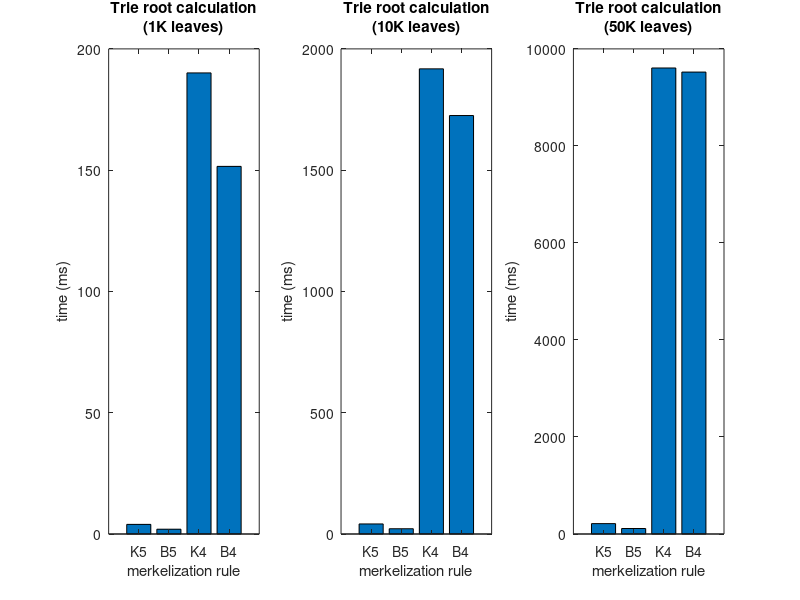

Write the MATLAB code that produced this figure.
bench = [
  3966765,    41485660,  214235725;
  1976895,    21721240,  113402410;
190096322,  1917772464, 9606306400;
151562506,  1725273788, 9522075917]

subplot(1,3,1)
bar(bench(:,1)/1000000)
title("Trie root calculation\n(1K leaves)")
ylabel("time (ms)")
xlabel("merkelization rule")
set(gca, "xticklabel", ["K5"; "B5"; "K4"; "B4"])

subplot(1,3,2)
bar(bench(:,2)/1000000)
title("Trie root calculation\n(10K leaves)")
ylabel("time (ms)")
xlabel("merkelization rule")
set(gca, "xticklabel", ["K5"; "B5"; "K4"; "B4"])

subplot(1,3,3)
bar(bench(:,3)/1000000)
title("Trie root calculation\n(50K leaves)")
ylabel("time (ms)")
xlabel("merkelization rule")
set(gca, "xticklabel", ["K5"; "B5"; "K4"; "B4"])